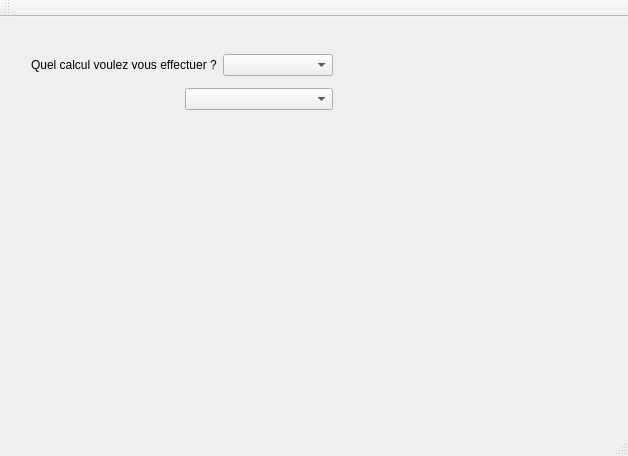
<?xml version="1.0" encoding="UTF-8"?>
<ui version="4.0">
 <class>MainWindow</class>
 <widget class="QMainWindow" name="MainWindow">
  <property name="geometry">
   <rect>
    <x>0</x>
    <y>0</y>
    <width>628</width>
    <height>456</height>
   </rect>
  </property>
  <property name="windowTitle">
   <string>MainWindow</string>
  </property>
  <widget class="QWidget" name="centralWidget">
   <widget class="QWidget" name="">
    <property name="geometry">
     <rect>
      <x>20</x>
      <y>20</y>
      <width>324</width>
      <height>91</height>
     </rect>
    </property>
    <layout class="QVBoxLayout" name="verticalLayout">
     <item>
      <layout class="QHBoxLayout" name="horizontalLayout">
       <item>
        <widget class="QLabel" name="calculationChoiceLabel">
         <property name="text">
          <string>Quel calcul voulez vous effectuer ?</string>
         </property>
        </widget>
       </item>
       <item>
        <widget class="QComboBox" name="calculationChoiceComboBox"/>
       </item>
      </layout>
     </item>
     <item>
      <layout class="QHBoxLayout" name="horizontalLayout_2">
       <item>
        <widget class="QLabel" name="shapeLabel">
         <property name="enabled">
          <bool>true</bool>
         </property>
         <property name="text">
          <string/>
         </property>
        </widget>
       </item>
       <item>
        <widget class="QComboBox" name="shapeComboBox"/>
       </item>
      </layout>
     </item>
    </layout>
   </widget>
  </widget>
  <widget class="QMenuBar" name="menuBar">
   <property name="geometry">
    <rect>
     <x>0</x>
     <y>0</y>
     <width>628</width>
     <height>26</height>
    </rect>
   </property>
  </widget>
  <widget class="QToolBar" name="mainToolBar">
   <attribute name="toolBarArea">
    <enum>TopToolBarArea</enum>
   </attribute>
   <attribute name="toolBarBreak">
    <bool>false</bool>
   </attribute>
  </widget>
  <widget class="QStatusBar" name="statusBar"/>
 </widget>
 <layoutdefault spacing="6" margin="11"/>
 <resources/>
 <connections/>
</ui>
